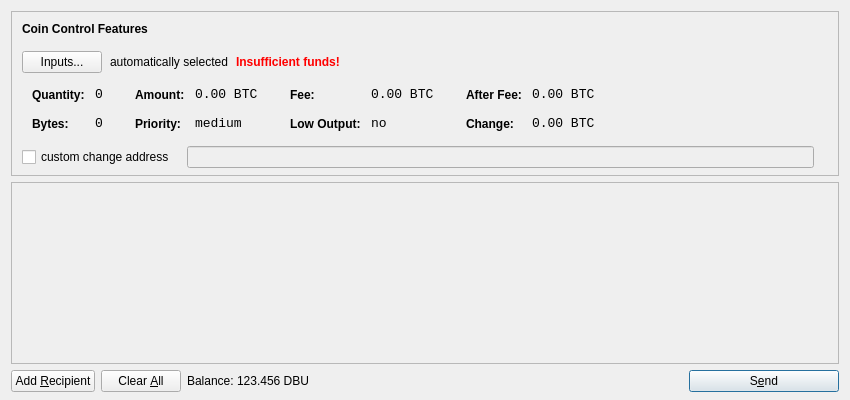
<?xml version="1.0" encoding="UTF-8"?>
<ui version="4.0">
 <class>SendCoinsDialog</class>
 <widget class="QDialog" name="SendCoinsDialog">
  <property name="geometry">
   <rect>
    <x>0</x>
    <y>0</y>
    <width>850</width>
    <height>400</height>
   </rect>
  </property>
  <property name="windowTitle">
   <string>Send Coins</string>
  </property>
  <layout class="QVBoxLayout" name="verticalLayout" stretch="0,1,0">
   <property name="bottomMargin">
    <number>8</number>
   </property>
   <item>
    <widget class="QFrame" name="frameCoinControl">
     <property name="sizePolicy">
      <sizepolicy hsizetype="Expanding" vsizetype="Expanding">
       <horstretch>0</horstretch>
       <verstretch>0</verstretch>
      </sizepolicy>
     </property>
     <property name="maximumSize">
      <size>
       <width>16777215</width>
       <height>16777215</height>
      </size>
     </property>
     <property name="frameShape">
      <enum>QFrame::StyledPanel</enum>
     </property>
     <property name="frameShadow">
      <enum>QFrame::Sunken</enum>
     </property>
     <layout class="QVBoxLayout" name="verticalLayoutCoinControl2">
      <property name="spacing">
       <number>-1</number>
      </property>
      <property name="leftMargin">
       <number>0</number>
      </property>
      <property name="topMargin">
       <number>0</number>
      </property>
      <property name="rightMargin">
       <number>0</number>
      </property>
      <property name="bottomMargin">
       <number>6</number>
      </property>
      <item>
       <layout class="QVBoxLayout" name="verticalLayoutCoinControl" stretch="0,0,0,0,1">
        <property name="spacing">
         <number>0</number>
        </property>
        <property name="leftMargin">
         <number>10</number>
        </property>
        <property name="topMargin">
         <number>10</number>
        </property>
        <item>
         <layout class="QHBoxLayout" name="horizontalLayoutCoinControl1">
          <property name="bottomMargin">
           <number>15</number>
          </property>
          <item>
           <widget class="QLabel" name="labelCoinControlFeatures">
            <property name="sizePolicy">
             <sizepolicy hsizetype="Preferred" vsizetype="Maximum">
              <horstretch>0</horstretch>
              <verstretch>0</verstretch>
             </sizepolicy>
            </property>
            <property name="font">
             <font>
              <weight>75</weight>
              <bold>true</bold>
             </font>
            </property>
            <property name="styleSheet">
             <string notr="true">font-weight:bold;</string>
            </property>
            <property name="text">
             <string>Coin Control Features</string>
            </property>
           </widget>
          </item>
         </layout>
        </item>
        <item>
         <layout class="QHBoxLayout" name="horizontalLayoutCoinControl2" stretch="0,0,0,0">
          <property name="spacing">
           <number>8</number>
          </property>
          <property name="bottomMargin">
           <number>10</number>
          </property>
          <item>
           <widget class="QPushButton" name="pushButtonCoinControl">
            <property name="styleSheet">
             <string notr="true"/>
            </property>
            <property name="text">
             <string>Inputs...</string>
            </property>
           </widget>
          </item>
          <item>
           <widget class="QLabel" name="labelCoinControlAutomaticallySelected">
            <property name="text">
             <string>automatically selected</string>
            </property>
            <property name="margin">
             <number>5</number>
            </property>
           </widget>
          </item>
          <item>
           <widget class="QLabel" name="labelCoinControlInsuffFunds">
            <property name="font">
             <font>
              <weight>75</weight>
              <bold>true</bold>
             </font>
            </property>
            <property name="styleSheet">
             <string notr="true">color:red;font-weight:bold;</string>
            </property>
            <property name="text">
             <string>Insufficient funds!</string>
            </property>
            <property name="margin">
             <number>5</number>
            </property>
           </widget>
          </item>
          <item>
           <spacer name="horizontalSpacerCoinControl">
            <property name="orientation">
             <enum>Qt::Horizontal</enum>
            </property>
            <property name="sizeHint" stdset="0">
             <size>
              <width>40</width>
              <height>1</height>
             </size>
            </property>
           </spacer>
          </item>
         </layout>
        </item>
        <item>
         <widget class="QWidget" name="widgetCoinControl" native="true">
          <property name="sizePolicy">
           <sizepolicy hsizetype="Preferred" vsizetype="Preferred">
            <horstretch>0</horstretch>
            <verstretch>0</verstretch>
           </sizepolicy>
          </property>
          <property name="minimumSize">
           <size>
            <width>0</width>
            <height>0</height>
           </size>
          </property>
          <property name="styleSheet">
           <string notr="true"/>
          </property>
          <layout class="QHBoxLayout" name="horizontalLayoutCoinControl5">
           <property name="margin">
            <number>0</number>
           </property>
           <item>
            <layout class="QHBoxLayout" name="horizontalLayoutCoinControl3" stretch="0,0,0,1">
             <property name="spacing">
              <number>20</number>
             </property>
             <property name="topMargin">
              <number>0</number>
             </property>
             <property name="bottomMargin">
              <number>10</number>
             </property>
             <item>
              <layout class="QFormLayout" name="formLayoutCoinControl1">
               <property name="horizontalSpacing">
                <number>10</number>
               </property>
               <property name="verticalSpacing">
                <number>14</number>
               </property>
               <property name="leftMargin">
                <number>10</number>
               </property>
               <property name="topMargin">
                <number>4</number>
               </property>
               <property name="rightMargin">
                <number>6</number>
               </property>
               <item row="0" column="0">
                <widget class="QLabel" name="labelCoinControlQuantityText">
                 <property name="styleSheet">
                  <string notr="true">font-weight:bold;</string>
                 </property>
                 <property name="text">
                  <string>Quantity:</string>
                 </property>
                 <property name="margin">
                  <number>0</number>
                 </property>
                </widget>
               </item>
               <item row="0" column="1">
                <widget class="QLabel" name="labelCoinControlQuantity">
                 <property name="font">
                  <font>
                   <family>Monospace</family>
                   <pointsize>10</pointsize>
                  </font>
                 </property>
                 <property name="cursor">
                  <cursorShape>IBeamCursor</cursorShape>
                 </property>
                 <property name="contextMenuPolicy">
                  <enum>Qt::ActionsContextMenu</enum>
                 </property>
                 <property name="text">
                  <string notr="true">0</string>
                 </property>
                 <property name="margin">
                  <number>0</number>
                 </property>
                 <property name="textInteractionFlags">
                  <set>Qt::LinksAccessibleByMouse|Qt::TextSelectableByKeyboard|Qt::TextSelectableByMouse</set>
                 </property>
                </widget>
               </item>
               <item row="1" column="0">
                <widget class="QLabel" name="labelCoinControlBytesText">
                 <property name="styleSheet">
                  <string notr="true">font-weight:bold;</string>
                 </property>
                 <property name="text">
                  <string>Bytes:</string>
                 </property>
                </widget>
               </item>
               <item row="1" column="1">
                <widget class="QLabel" name="labelCoinControlBytes">
                 <property name="font">
                  <font>
                   <family>Monospace</family>
                   <pointsize>10</pointsize>
                  </font>
                 </property>
                 <property name="cursor">
                  <cursorShape>IBeamCursor</cursorShape>
                 </property>
                 <property name="contextMenuPolicy">
                  <enum>Qt::ActionsContextMenu</enum>
                 </property>
                 <property name="text">
                  <string notr="true">0</string>
                 </property>
                 <property name="textInteractionFlags">
                  <set>Qt::LinksAccessibleByMouse|Qt::TextSelectableByKeyboard|Qt::TextSelectableByMouse</set>
                 </property>
                </widget>
               </item>
              </layout>
             </item>
             <item>
              <layout class="QFormLayout" name="formLayoutCoinControl2">
               <property name="horizontalSpacing">
                <number>10</number>
               </property>
               <property name="verticalSpacing">
                <number>14</number>
               </property>
               <property name="leftMargin">
                <number>6</number>
               </property>
               <property name="topMargin">
                <number>4</number>
               </property>
               <property name="rightMargin">
                <number>6</number>
               </property>
               <item row="0" column="0">
                <widget class="QLabel" name="labelCoinControlAmountText">
                 <property name="styleSheet">
                  <string notr="true">font-weight:bold;</string>
                 </property>
                 <property name="text">
                  <string>Amount:</string>
                 </property>
                 <property name="margin">
                  <number>0</number>
                 </property>
                </widget>
               </item>
               <item row="0" column="1">
                <widget class="QLabel" name="labelCoinControlAmount">
                 <property name="font">
                  <font>
                   <family>Monospace</family>
                   <pointsize>10</pointsize>
                  </font>
                 </property>
                 <property name="cursor">
                  <cursorShape>IBeamCursor</cursorShape>
                 </property>
                 <property name="contextMenuPolicy">
                  <enum>Qt::ActionsContextMenu</enum>
                 </property>
                 <property name="text">
                  <string notr="true">0.00 BTC</string>
                 </property>
                 <property name="textInteractionFlags">
                  <set>Qt::LinksAccessibleByMouse|Qt::TextSelectableByKeyboard|Qt::TextSelectableByMouse</set>
                 </property>
                </widget>
               </item>
               <item row="1" column="0">
                <widget class="QLabel" name="labelCoinControlPriorityText">
                 <property name="styleSheet">
                  <string notr="true">font-weight:bold;</string>
                 </property>
                 <property name="text">
                  <string>Priority:</string>
                 </property>
                </widget>
               </item>
               <item row="1" column="1">
                <widget class="QLabel" name="labelCoinControlPriority">
                 <property name="font">
                  <font>
                   <family>Monospace</family>
                   <pointsize>10</pointsize>
                  </font>
                 </property>
                 <property name="cursor">
                  <cursorShape>IBeamCursor</cursorShape>
                 </property>
                 <property name="contextMenuPolicy">
                  <enum>Qt::ActionsContextMenu</enum>
                 </property>
                 <property name="text">
                  <string>medium</string>
                 </property>
                 <property name="textInteractionFlags">
                  <set>Qt::LinksAccessibleByMouse|Qt::TextSelectableByKeyboard|Qt::TextSelectableByMouse</set>
                 </property>
                </widget>
               </item>
              </layout>
             </item>
             <item>
              <layout class="QFormLayout" name="formLayoutCoinControl3">
               <property name="horizontalSpacing">
                <number>10</number>
               </property>
               <property name="verticalSpacing">
                <number>14</number>
               </property>
               <property name="leftMargin">
                <number>6</number>
               </property>
               <property name="topMargin">
                <number>4</number>
               </property>
               <property name="rightMargin">
                <number>6</number>
               </property>
               <item row="0" column="0">
                <widget class="QLabel" name="labelCoinControlFeeText">
                 <property name="styleSheet">
                  <string notr="true">font-weight:bold;</string>
                 </property>
                 <property name="text">
                  <string>Fee:</string>
                 </property>
                 <property name="margin">
                  <number>0</number>
                 </property>
                </widget>
               </item>
               <item row="0" column="1">
                <widget class="QLabel" name="labelCoinControlFee">
                 <property name="font">
                  <font>
                   <family>Monospace</family>
                   <pointsize>10</pointsize>
                  </font>
                 </property>
                 <property name="cursor">
                  <cursorShape>IBeamCursor</cursorShape>
                 </property>
                 <property name="contextMenuPolicy">
                  <enum>Qt::ActionsContextMenu</enum>
                 </property>
                 <property name="text">
                  <string notr="true">0.00 BTC</string>
                 </property>
                 <property name="textInteractionFlags">
                  <set>Qt::LinksAccessibleByMouse|Qt::TextSelectableByKeyboard|Qt::TextSelectableByMouse</set>
                 </property>
                </widget>
               </item>
               <item row="1" column="0">
                <widget class="QLabel" name="labelCoinControlLowOutputText">
                 <property name="styleSheet">
                  <string notr="true">font-weight:bold;</string>
                 </property>
                 <property name="text">
                  <string>Low Output:</string>
                 </property>
                </widget>
               </item>
               <item row="1" column="1">
                <widget class="QLabel" name="labelCoinControlLowOutput">
                 <property name="font">
                  <font>
                   <family>Monospace</family>
                   <pointsize>10</pointsize>
                  </font>
                 </property>
                 <property name="cursor">
                  <cursorShape>IBeamCursor</cursorShape>
                 </property>
                 <property name="contextMenuPolicy">
                  <enum>Qt::ActionsContextMenu</enum>
                 </property>
                 <property name="text">
                  <string>no</string>
                 </property>
                 <property name="textInteractionFlags">
                  <set>Qt::LinksAccessibleByMouse|Qt::TextSelectableByKeyboard|Qt::TextSelectableByMouse</set>
                 </property>
                </widget>
               </item>
              </layout>
             </item>
             <item>
              <layout class="QFormLayout" name="formLayoutCoinControl4">
               <property name="horizontalSpacing">
                <number>10</number>
               </property>
               <property name="verticalSpacing">
                <number>14</number>
               </property>
               <property name="leftMargin">
                <number>6</number>
               </property>
               <property name="topMargin">
                <number>4</number>
               </property>
               <property name="rightMargin">
                <number>6</number>
               </property>
               <item row="0" column="0">
                <widget class="QLabel" name="labelCoinControlAfterFeeText">
                 <property name="styleSheet">
                  <string notr="true">font-weight:bold;</string>
                 </property>
                 <property name="text">
                  <string>After Fee:</string>
                 </property>
                 <property name="margin">
                  <number>0</number>
                 </property>
                </widget>
               </item>
               <item row="0" column="1">
                <widget class="QLabel" name="labelCoinControlAfterFee">
                 <property name="font">
                  <font>
                   <family>Monospace</family>
                   <pointsize>10</pointsize>
                  </font>
                 </property>
                 <property name="cursor">
                  <cursorShape>IBeamCursor</cursorShape>
                 </property>
                 <property name="contextMenuPolicy">
                  <enum>Qt::ActionsContextMenu</enum>
                 </property>
                 <property name="text">
                  <string notr="true">0.00 BTC</string>
                 </property>
                 <property name="textInteractionFlags">
                  <set>Qt::LinksAccessibleByMouse|Qt::TextSelectableByKeyboard|Qt::TextSelectableByMouse</set>
                 </property>
                </widget>
               </item>
               <item row="1" column="0">
                <widget class="QLabel" name="labelCoinControlChangeText">
                 <property name="styleSheet">
                  <string notr="true">font-weight:bold;</string>
                 </property>
                 <property name="text">
                  <string>Change:</string>
                 </property>
                </widget>
               </item>
               <item row="1" column="1">
                <widget class="QLabel" name="labelCoinControlChange">
                 <property name="font">
                  <font>
                   <family>Monospace</family>
                   <pointsize>10</pointsize>
                  </font>
                 </property>
                 <property name="cursor">
                  <cursorShape>IBeamCursor</cursorShape>
                 </property>
                 <property name="contextMenuPolicy">
                  <enum>Qt::ActionsContextMenu</enum>
                 </property>
                 <property name="text">
                  <string notr="true">0.00 BTC</string>
                 </property>
                 <property name="textInteractionFlags">
                  <set>Qt::LinksAccessibleByMouse|Qt::TextSelectableByKeyboard|Qt::TextSelectableByMouse</set>
                 </property>
                </widget>
               </item>
              </layout>
             </item>
            </layout>
           </item>
          </layout>
         </widget>
        </item>
        <item>
         <layout class="QHBoxLayout" name="horizontalLayoutCoinControl4" stretch="0,0,0">
          <property name="spacing">
           <number>12</number>
          </property>
          <property name="sizeConstraint">
           <enum>QLayout::SetDefaultConstraint</enum>
          </property>
          <property name="topMargin">
           <number>5</number>
          </property>
          <property name="rightMargin">
           <number>5</number>
          </property>
          <item>
           <widget class="QCheckBox" name="checkBoxCoinControlChange">
            <property name="text">
             <string>custom change address</string>
            </property>
           </widget>
          </item>
          <item>
           <widget class="QLineEdit" name="lineEditCoinControlChange">
            <property name="enabled">
             <bool>false</bool>
            </property>
            <property name="sizePolicy">
             <sizepolicy hsizetype="Expanding" vsizetype="Fixed">
              <horstretch>0</horstretch>
              <verstretch>0</verstretch>
             </sizepolicy>
            </property>
           </widget>
          </item>
          <item>
           <widget class="QLabel" name="labelCoinControlChangeLabel">
            <property name="sizePolicy">
             <sizepolicy hsizetype="Preferred" vsizetype="Expanding">
              <horstretch>0</horstretch>
              <verstretch>0</verstretch>
             </sizepolicy>
            </property>
            <property name="minimumSize">
             <size>
              <width>0</width>
              <height>0</height>
             </size>
            </property>
            <property name="text">
             <string/>
            </property>
            <property name="margin">
             <number>3</number>
            </property>
           </widget>
          </item>
         </layout>
        </item>
        <item>
         <spacer name="verticalSpacerCoinControl">
          <property name="orientation">
           <enum>Qt::Vertical</enum>
          </property>
          <property name="sizeHint" stdset="0">
           <size>
            <width>800</width>
            <height>1</height>
           </size>
          </property>
         </spacer>
        </item>
       </layout>
      </item>
     </layout>
    </widget>
   </item>
   <item>
    <widget class="QScrollArea" name="scrollArea">
     <property name="widgetResizable">
      <bool>true</bool>
     </property>
     <widget class="QWidget" name="scrollAreaWidgetContents">
      <property name="geometry">
       <rect>
        <x>0</x>
        <y>0</y>
        <width>830</width>
        <height>165</height>
       </rect>
      </property>
      <layout class="QVBoxLayout" name="verticalLayout_2">
       <property name="margin">
        <number>0</number>
       </property>
       <item>
        <layout class="QVBoxLayout" name="entries">
         <property name="spacing">
          <number>6</number>
         </property>
        </layout>
       </item>
       <item>
        <spacer name="verticalSpacer">
         <property name="orientation">
          <enum>Qt::Vertical</enum>
         </property>
         <property name="sizeHint" stdset="0">
          <size>
           <width>20</width>
           <height>40</height>
          </size>
         </property>
        </spacer>
       </item>
      </layout>
     </widget>
    </widget>
   </item>
   <item>
    <layout class="QHBoxLayout" name="horizontalLayout">
     <item>
      <widget class="QPushButton" name="addButton">
       <property name="toolTip">
        <string>Send to multiple recipients at once</string>
       </property>
       <property name="text">
        <string>Add &amp;Recipient</string>
       </property>
       <property name="icon">
        <iconset resource="../bitcoin.qrc">
         <normaloff>:/icons/add</normaloff>:/icons/add</iconset>
       </property>
       <property name="autoDefault">
        <bool>false</bool>
       </property>
      </widget>
     </item>
     <item>
      <widget class="QPushButton" name="clearButton">
       <property name="sizePolicy">
        <sizepolicy hsizetype="Minimum" vsizetype="Fixed">
         <horstretch>0</horstretch>
         <verstretch>0</verstretch>
        </sizepolicy>
       </property>
       <property name="toolTip">
        <string>Remove all transaction fields</string>
       </property>
       <property name="text">
        <string>Clear &amp;All</string>
       </property>
       <property name="icon">
        <iconset resource="../bitcoin.qrc">
         <normaloff>:/icons/remove</normaloff>:/icons/remove</iconset>
       </property>
       <property name="autoRepeatDelay">
        <number>300</number>
       </property>
       <property name="autoDefault">
        <bool>false</bool>
       </property>
      </widget>
     </item>
     <item>
      <layout class="QHBoxLayout" name="horizontalLayout_2">
       <property name="spacing">
        <number>3</number>
       </property>
       <item>
        <widget class="QLabel" name="label">
         <property name="text">
          <string>Balance:</string>
         </property>
        </widget>
       </item>
       <item>
        <widget class="QLabel" name="labelBalance">
         <property name="cursor">
          <cursorShape>IBeamCursor</cursorShape>
         </property>
         <property name="text">
          <string>123.456 DBU</string>
         </property>
         <property name="textInteractionFlags">
          <set>Qt::LinksAccessibleByMouse|Qt::TextSelectableByKeyboard|Qt::TextSelectableByMouse</set>
         </property>
        </widget>
       </item>
      </layout>
     </item>
     <item>
      <spacer name="horizontalSpacer">
       <property name="orientation">
        <enum>Qt::Horizontal</enum>
       </property>
       <property name="sizeHint" stdset="0">
        <size>
         <width>40</width>
         <height>20</height>
        </size>
       </property>
      </spacer>
     </item>
     <item>
      <widget class="QPushButton" name="sendButton">
       <property name="minimumSize">
        <size>
         <width>150</width>
         <height>0</height>
        </size>
       </property>
       <property name="toolTip">
        <string>Confirm the send action</string>
       </property>
       <property name="text">
        <string>S&amp;end</string>
       </property>
       <property name="icon">
        <iconset resource="../bitcoin.qrc">
         <normaloff>:/icons/send</normaloff>:/icons/send</iconset>
       </property>
       <property name="default">
        <bool>true</bool>
       </property>
      </widget>
     </item>
    </layout>
   </item>
  </layout>
 </widget>
 <resources>
  <include location="../bitcoin.qrc"/>
 </resources>
 <connections/>
</ui>
